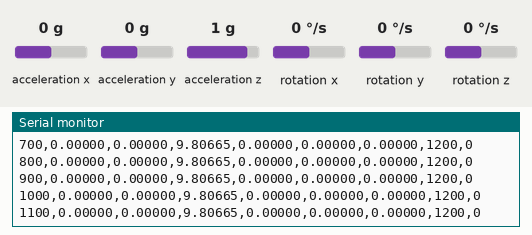
A sketch run on a simulated Arduino Nano 33 BLE. Parts: the last lines printed to the serial monitor. Inputs (shaded band) come from the test bench; at power-on: acceleration x 0 g, acceleration y 0 g, acceleration z 1 g, rotation x 0 °/s, rotation y 0 °/s, rotation z 0 °/s.

Above: at 1.2 s.
1.3 s: acceleration x set to -1.4 g
At 1.31 s:
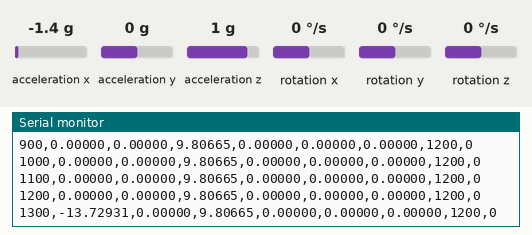
2.8 s: acceleration y set to -1.4 g
At 2.81 s:
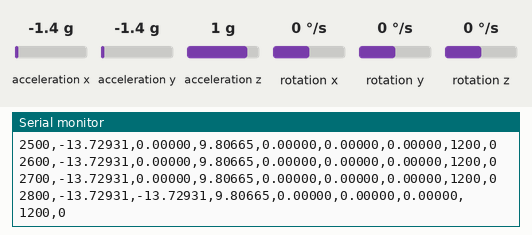
4.3 s: acceleration z set to -1.4 g
At 4.31 s:
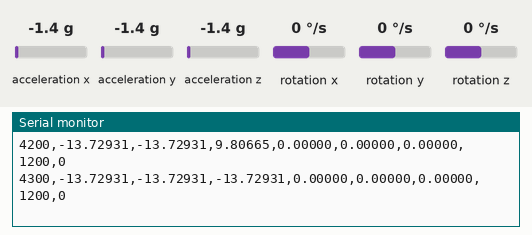
5.8 s: rotation x set to -192 °/s
At 5.81 s:
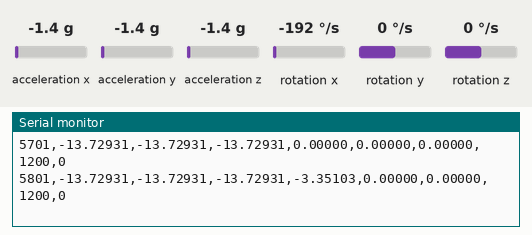
7.3 s: rotation y set to -192 °/s
At 7.31 s:
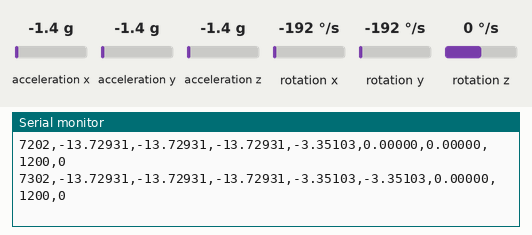
Timing chart, 0 to 9.8 s (numbered marks = the images above; inputs shaded):
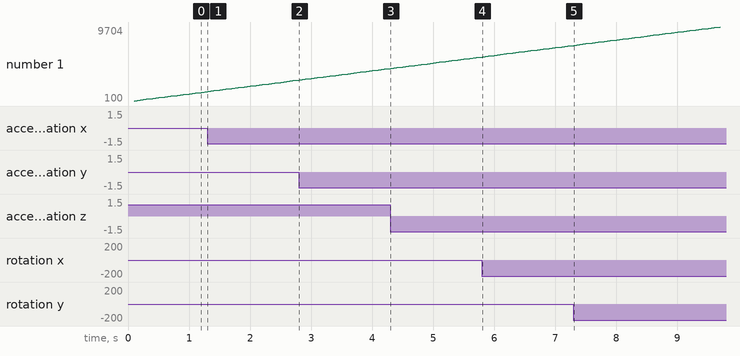

Measured:
- after the input at 1.3 s, the serial monitor: prints a new line at once (image 1)
- after the input at 2.8 s, the serial monitor: prints a new line at once (image 2)
- after the input at 4.3 s, the serial monitor: prints a new line at once (image 3)
- after the input at 5.8 s, the serial monitor: prints a new line at once (image 4)
- after the input at 7.3 s, the serial monitor: prints a new line at once (image 5)
- plotted number 1: 7202 → 9704 after the input at 7.3 s

The sketch:

nano33_ble_sense_imu_logger_rev1.ino
```cpp
#include <Arduino_LSM9DS1.h>

const unsigned long SAMPLE_PERIOD_MS = 100;
const float G_TO_MPS2 = 9.80665f;
const float DEG_PER_SEC_TO_RAD_PER_SEC = 0.017453292519943295f;
const int DISTANCE_PLACEHOLDER_MM = 1200;

unsigned long lastSampleMs = 0;

void setup() {
  Serial.begin(115200);
  while (!Serial) {
    delay(10);
  }

  if (!IMU.begin()) {
    Serial.println("# ERROR: Failed to initialize IMU");
    while (true) {
      delay(1000);
    }
  }

  Serial.println("# Arduino Nano 33 BLE Sense Rev1 IMU logger");
  Serial.println("# Units: ax/ay/az=m/s^2, gx/gy/gz=rad/s");
  Serial.println("time_ms,ax,ay,az,gx,gy,gz,distance_mm,distance_valid");
}

void loop() {
  unsigned long now = millis();
  if (now - lastSampleMs < SAMPLE_PERIOD_MS) {
    return;
  }
  lastSampleMs = now;

  float ax_g = 0.0f;
  float ay_g = 0.0f;
  float az_g = 0.0f;
  float gx_dps = 0.0f;
  float gy_dps = 0.0f;
  float gz_dps = 0.0f;

  if (IMU.accelerationAvailable()) {
    IMU.readAcceleration(ax_g, ay_g, az_g);
  }
  if (IMU.gyroscopeAvailable()) {
    IMU.readGyroscope(gx_dps, gy_dps, gz_dps);
  }

  Serial.print(now);
  Serial.print(",");
  Serial.print(ax_g * G_TO_MPS2, 5);
  Serial.print(",");
  Serial.print(ay_g * G_TO_MPS2, 5);
  Serial.print(",");
  Serial.print(az_g * G_TO_MPS2, 5);
  Serial.print(",");
  Serial.print(gx_dps * DEG_PER_SEC_TO_RAD_PER_SEC, 5);
  Serial.print(",");
  Serial.print(gy_dps * DEG_PER_SEC_TO_RAD_PER_SEC, 5);
  Serial.print(",");
  Serial.print(gz_dps * DEG_PER_SEC_TO_RAD_PER_SEC, 5);
  Serial.print(",");
  Serial.print(DISTANCE_PLACEHOLDER_MM);
  Serial.print(",");
  Serial.println(0);
}
```
